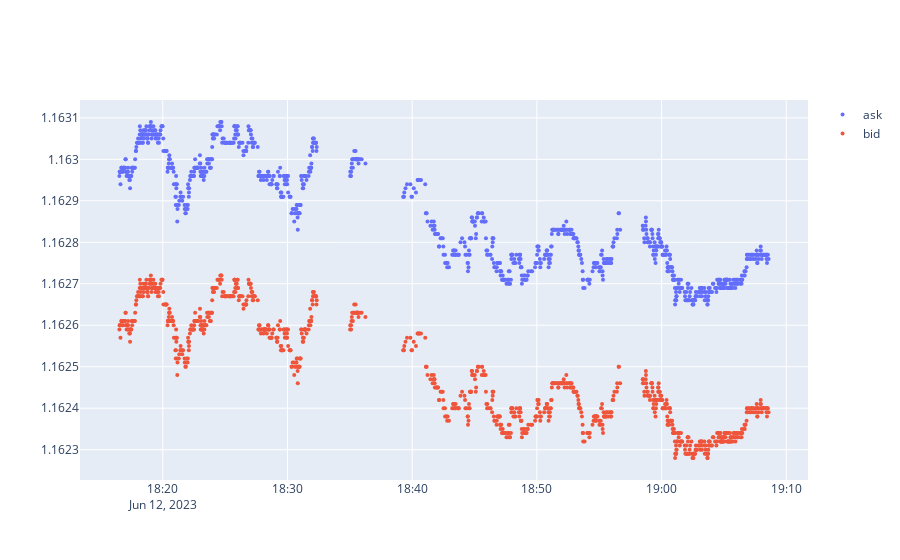

This figure's notebook cell:
### Code cell
ts_bid = RedisTs('ts_bid_37374')
ts_ask = RedisTs('ts_ask_37374')
bid = ts_bid.get_range(name='bid')
ask = ts_ask.get_range(name='ask')
bid_ask = bid.join(ask, how='inner').reset_index()
bid_ask['t'] = bid_ask['t'].values.astype('datetime64[ms]')

df_plt = bid_ask.copy()[bid_ask.t > np.datetime64('2023-06-10 20:20:00')]


fig = Figure()
fig.add_traces(Scatter(x=df_plt['t'], y=df_plt['ask'], name='ask', mode="markers", marker={'size':4}))
fig.add_traces(Scatter(x=df_plt['t'], y=df_plt['bid'], name='bid', mode="markers", marker={'size':4}))
fig.show()

### Figure 1 — Plotly figure (JSON) as saved in the notebook; plotly's stock layout.template omitted (floating-point values rounded to 4 significant figures; data arrays with more than 128 entries replaced by an {"elided": "..."} marker saying what was removed)
{"data": [{"marker": {"size": 4}, "mode": "markers", "name": "ask", "type": "scatter", "x": {"elided": "1127 str values"}, "y": {"elided": "1127 float values"}}, {"marker": {"size": 4}, "mode": "markers", "name": "bid", "type": "scatter", "x": {"elided": "1127 str values"}, "y": {"elided": "1127 float values"}}], "layout": {}}
